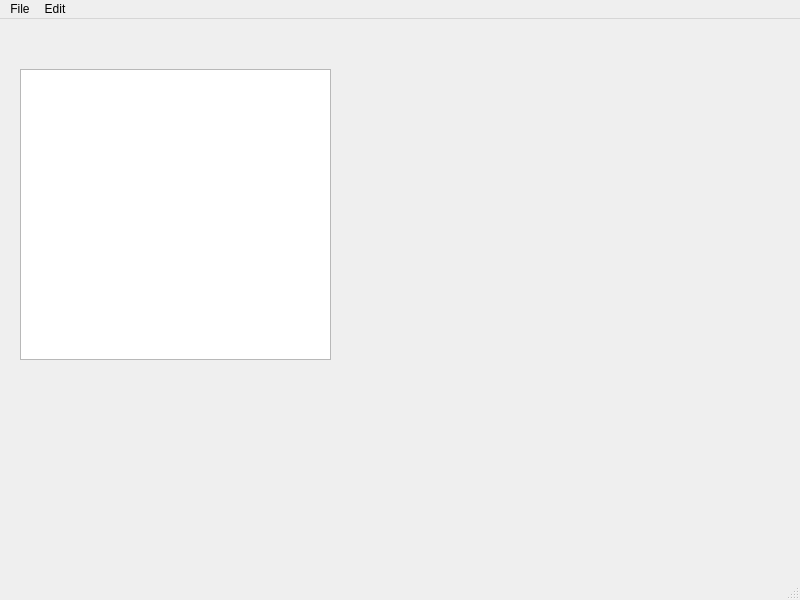
<?xml version="1.0" encoding="UTF-8"?>
<ui version="4.0">
 <class>MainWindow</class>
 <widget class="QMainWindow" name="MainWindow">
  <property name="geometry">
   <rect>
    <x>0</x>
    <y>0</y>
    <width>800</width>
    <height>600</height>
   </rect>
  </property>
  <property name="windowTitle">
   <string>MainWindow</string>
  </property>
  <widget class="QWidget" name="centralwidget">
   <widget class="QWidget" name="verticalLayoutWidget">
    <property name="geometry">
     <rect>
      <x>20</x>
      <y>50</y>
      <width>311</width>
      <height>291</height>
     </rect>
    </property>
    <layout class="QVBoxLayout" name="verticalLayout">
     <item>
      <widget class="QTextEdit" name="textEdit"/>
     </item>
    </layout>
   </widget>
  </widget>
  <widget class="QMenuBar" name="menubar">
   <property name="geometry">
    <rect>
     <x>0</x>
     <y>0</y>
     <width>800</width>
     <height>26</height>
    </rect>
   </property>
   <widget class="QMenu" name="menuFile">
    <property name="title">
     <string>File</string>
    </property>
    <addaction name="actionOpen"/>
    <addaction name="actionNew"/>
    <addaction name="actionSave_As"/>
    <addaction name="actionPrint"/>
    <addaction name="actionExit"/>
   </widget>
   <widget class="QMenu" name="menuEdit">
    <property name="title">
     <string>Edit</string>
    </property>
    <addaction name="actionCopy"/>
    <addaction name="actionPaste"/>
    <addaction name="actionCut"/>
    <addaction name="actionUndo"/>
    <addaction name="actionRedo"/>
   </widget>
   <addaction name="menuFile"/>
   <addaction name="menuEdit"/>
  </widget>
  <widget class="QStatusBar" name="statusbar"/>
  <action name="actionOpen">
   <property name="icon">
    <iconset resource="resources.qrc">
     <normaloff>:/imgs/resources/images.png</normaloff>:/imgs/resources/images.png</iconset>
   </property>
   <property name="text">
    <string>Open</string>
   </property>
  </action>
  <action name="actionSave_As">
   <property name="icon">
    <iconset resource="resources.qrc">
     <normaloff>:/imgs/resources/download (2).png</normaloff>:/imgs/resources/download (2).png</iconset>
   </property>
   <property name="text">
    <string>Save As</string>
   </property>
  </action>
  <action name="actionPrint">
   <property name="icon">
    <iconset resource="resources.qrc">
     <normaloff>:/imgs/resources/images (1).png</normaloff>:/imgs/resources/images (1).png</iconset>
   </property>
   <property name="text">
    <string>Print</string>
   </property>
  </action>
  <action name="actionExit">
   <property name="icon">
    <iconset resource="resources.qrc">
     <normaloff>:/imgs/resources/download.jpg</normaloff>
     <normalon>:/imgs/resources/download.jpg</normalon>:/imgs/resources/download.jpg</iconset>
   </property>
   <property name="text">
    <string>Exit</string>
   </property>
  </action>
  <action name="actionCopy">
   <property name="icon">
    <iconset>
     <normaloff>resources/copy q.png</normaloff>
     <normalon>:/imgs/resources/copy q.png</normalon>resources/copy q.png</iconset>
   </property>
   <property name="text">
    <string>Copy</string>
   </property>
  </action>
  <action name="actionPaste">
   <property name="icon">
    <iconset resource="resources.qrc">
     <normaloff>:/imgs/resources/download (4).png</normaloff>:/imgs/resources/download (4).png</iconset>
   </property>
   <property name="text">
    <string>Paste</string>
   </property>
  </action>
  <action name="actionCut">
   <property name="icon">
    <iconset resource="resources.qrc">
     <normaloff>:/imgs/resources/images (2).png</normaloff>:/imgs/resources/images (2).png</iconset>
   </property>
   <property name="text">
    <string>Cut</string>
   </property>
  </action>
  <action name="actionUndo">
   <property name="icon">
    <iconset resource="resources.qrc">
     <normaloff>:/imgs/resources/redo.png</normaloff>:/imgs/resources/redo.png</iconset>
   </property>
   <property name="text">
    <string>Undo</string>
   </property>
  </action>
  <action name="actionRedo">
   <property name="icon">
    <iconset resource="resources.qrc">
     <normaloff>:/imgs/resources/download (3).jpg</normaloff>:/imgs/resources/download (3).jpg</iconset>
   </property>
   <property name="text">
    <string>Redo</string>
   </property>
  </action>
  <action name="actionNew">
   <property name="icon">
    <iconset resource="resources.qrc">
     <normaloff>:/imgs/resources/images.png</normaloff>:/imgs/resources/images.png</iconset>
   </property>
   <property name="text">
    <string>New</string>
   </property>
  </action>
 </widget>
 <resources>
  <include location="resources.qrc"/>
 </resources>
 <connections/>
</ui>
